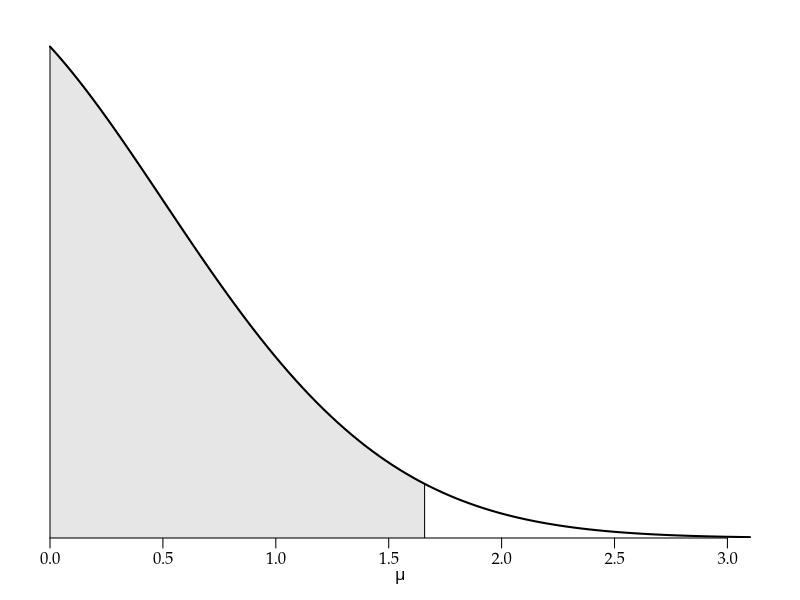

Write the R code that produced this figure. (Note: this script raises an error after producing the figure.)
args = commandArgs()
basename = sub(".R$", "", sub("^--file=(.*/)?", "", args[grep("^--file=", args)]))
if (length(basename) != 0)
    pdf(file=paste0(basename, "_tmp.pdf"), colormodel="gray", width=4, height=2.5)
par(family="Palatino")
par(mgp=c(1.5,0.5,0)) # title and axis margins. default: c(3,1,0)
par(mar=c(3,1,1,1)+0.1) # bottom, left, top, right margins. default: c(5,4,4,2)+0.1
plot(NULL, xlim=c(0,3.1), ylim=c(0,1.05*dnorm(0,-0.5,1)),
     xlab=expression(italic(mu)), ylab="", yaxs="i", axes=FALSE)
axis(1)
t = pnorm(0, -0.5, 1, lower.tail=FALSE)
q = uniroot(function(x) pnorm(x, -0.5, 1, lower.tail=FALSE) - 0.05 * t, c(0,3))$root
x = seq(0, q, length.out=100)
y = dnorm(x, -0.5, 1)
polygon(c(x,x[length(x)],x[1]), c(y,0,0), col=gray(0.9))
curve(dnorm(x, -0.5, 1), lwd=2, add=TRUE)
dev.off()
embedFonts(paste0(basename, "_tmp.pdf"), outfile=paste0(basename, ".pdf"),
           options="-c \"<</NeverEmbed []>> setdistillerparams\" -f ")
